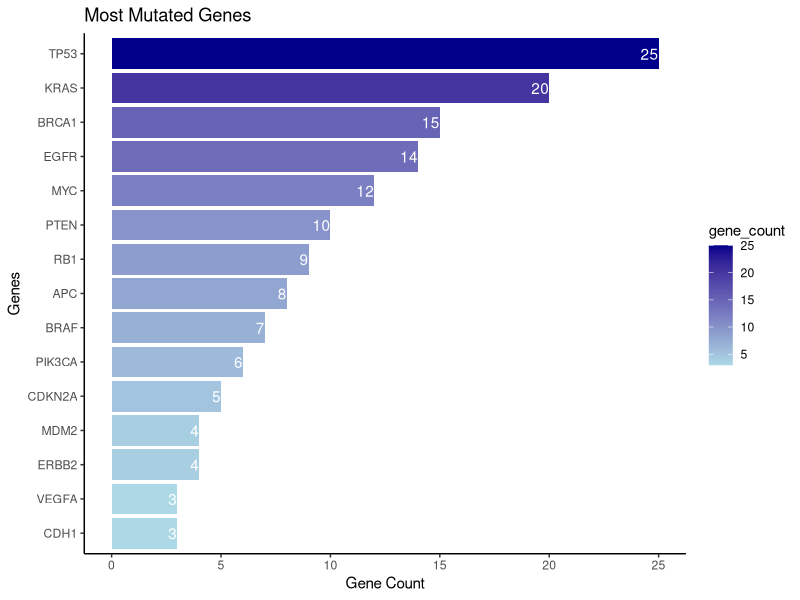
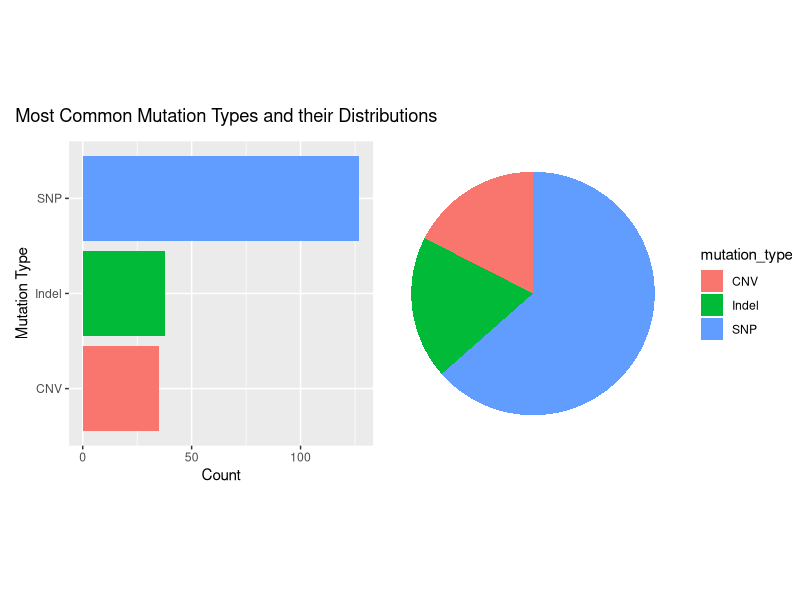
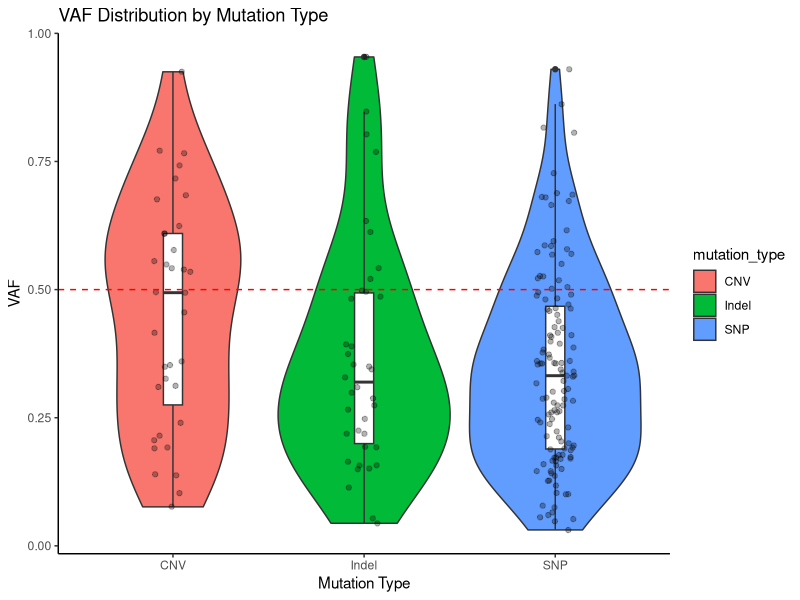
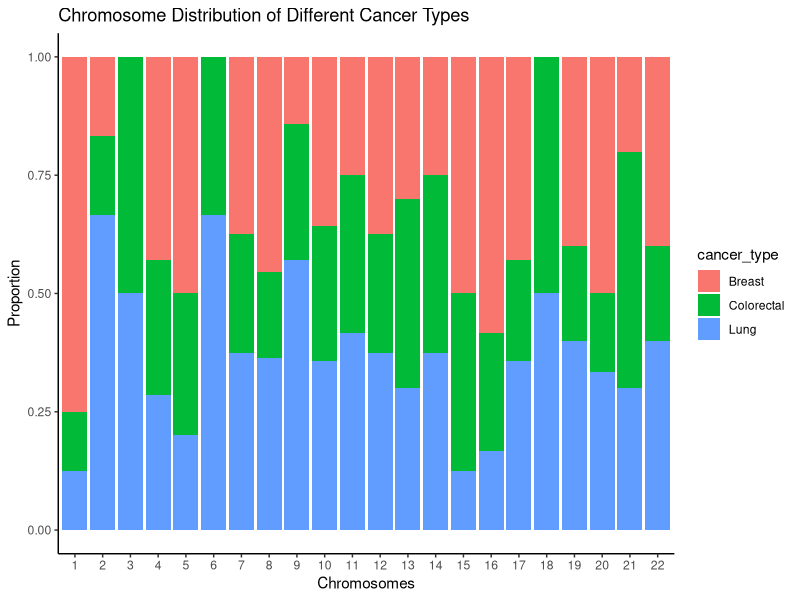
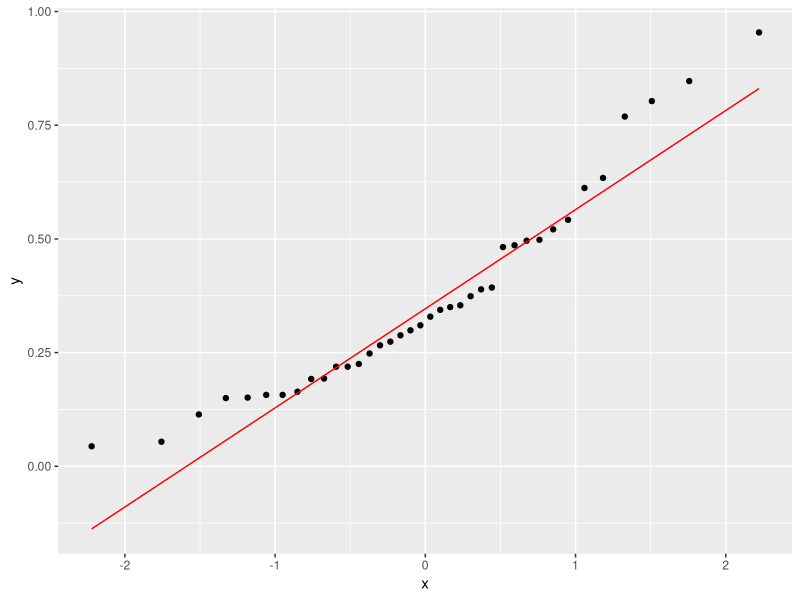
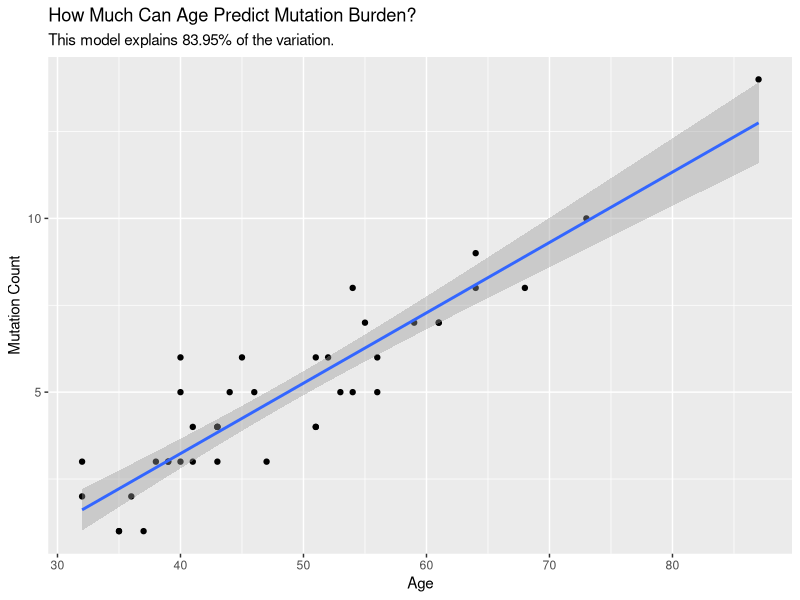
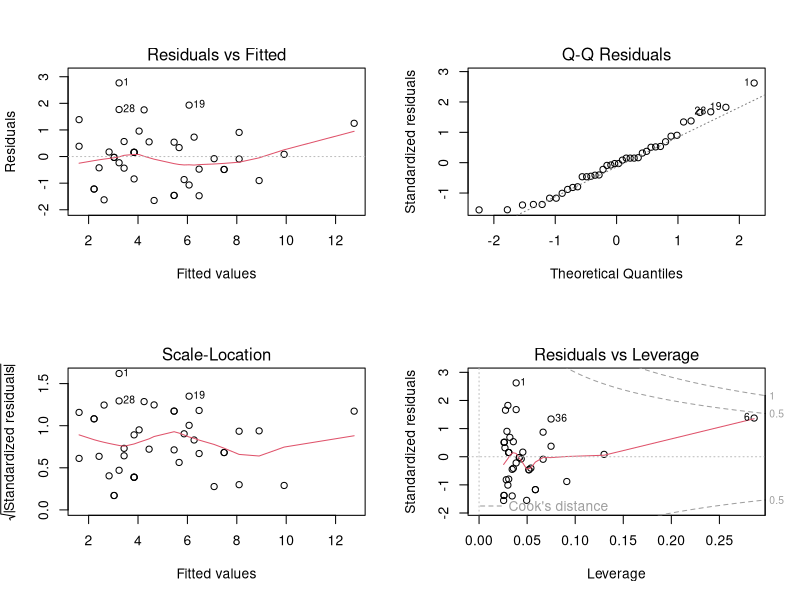
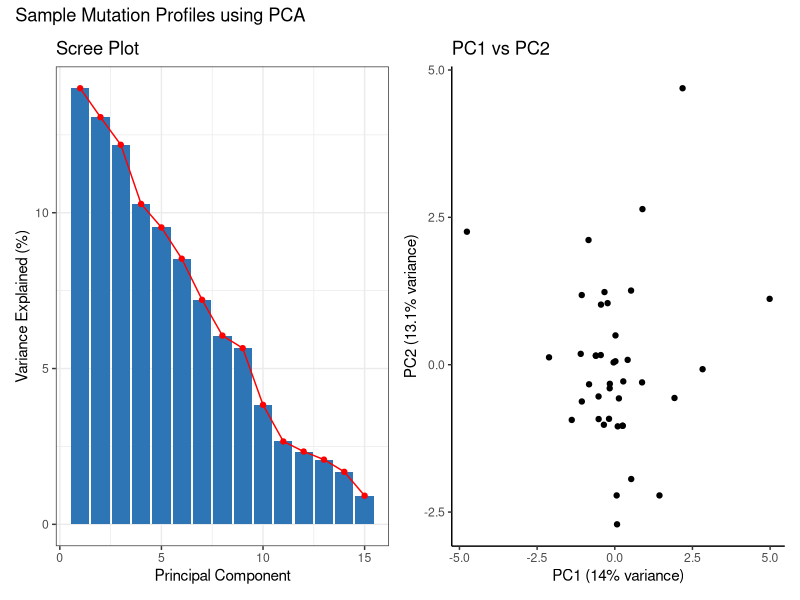

Generate these figures, in order, with R:
library(tidyverse)
library(patchwork)

# Set seed for reproducibility
set.seed(99)
n_mutations <- 200

# Create gene pool and mutations dataframe
gene_pool <- c(
  rep("TP53",   25), rep("KRAS",   20), rep("BRCA1",  15),
  rep("EGFR",   14), rep("MYC",    12), rep("PTEN",   10),
  rep("RB1",     9), rep("APC",     8), rep("BRAF",    7),
  rep("PIK3CA",  6), rep("CDKN2A",  5), rep("ERBB2",   4),
  rep("MDM2",    4), rep("VEGFA",   3), rep("CDH1",    3),
  rep("OTHER",  55)
)

mutations <- data.frame(
  mutation_id   = paste0("MUT", 1:n_mutations),
  gene          = sample(gene_pool, n_mutations, replace=FALSE),
  sample_id     = paste0("S", sample(1:40, n_mutations, replace=TRUE)),
  mutation_type = sample(c("SNP","Indel","CNV"),
                         n_mutations, replace=TRUE,
                         prob=c(0.60, 0.25, 0.15)),
  chromosome    = sample(1:22, n_mutations, replace=TRUE),
  vaf           = c(
    rbeta(120, 2, 3),       
    rbeta(50,  1.5, 4),      
    rbeta(30,  3, 2)       
  ),
  cancer_type   = sample(c("Lung","Breast","Colorectal"),
                         n_mutations, replace=TRUE,
                         prob=c(0.40, 0.35, 0.25))
)
gene_pool
mutations

# Make VAF realistic — scale to 0-1
mutations$vaf <- round(mutations$vaf, 3)

head(mutations)
str(mutations)
summary(mutations)

# Basic statistics of the mutations dataframe
cat(sprintf("%s %d", "Total number of mutations:", nrow(mutations)))
cat(sprintf("%s %d", "Total number of genes affected:", length(unique(mutations$gene))))
cat(sprintf("%s %d", "Total number of samples:", length(unique(mutations$sample_id))))

table(mutations$mutation_type)
prop.table(table(mutations$mutation_type)) * 100

mean(mutations$vaf)
median(mutations$vaf)

mutations %>% 
  summarise(
    mean_vaf = mean(vaf),
    .by = mutation_type
  ) %>% 
  print()

# Mutation Type Distribution, plot, and save the file 
type_counts <- mutations %>% 
  filter(gene != "OTHER") %>% 
  summarise(
    gene_count = n(),
    .by = gene
  )
ggplot(type_counts, aes(x = gene_count, y = reorder(gene, gene_count))) +
geom_bar(stat = "identity", aes(fill = gene_count)) +
scale_fill_gradient(low="lightblue", high="darkblue") +
geom_text(aes(label = gene_count), hjust = 1, colour = "white") +
labs(
  title = "Most Mutated Genes",
  x = "Gene Count",
  y = "Genes"
) +
theme_classic()
ggsave(filename = "fig1_top_genes.png", dpi = 300, width = 9, height = 5)

# Mutation Type Distribution
mutation_counts <- mutations %>% 
  count(mutation_type, name = "counts") %>% 
  mutate(
    pct = (counts / sum(counts)) * 100
  )

# Create and combine bar and pie chart for most common mutation types and save
p1 <- ggplot(mutation_counts, aes(mutation_type, counts, fill = mutation_type)) +
  geom_bar(stat = "identity") +
  theme(legend.position = "none") +
  labs(
    x = "Mutation Type",
    y = "Count"
  ) +
  coord_flip()

p2 <- ggplot(mutation_counts, aes(x="", y=pct, fill=mutation_type)) +
  geom_bar(stat="identity", width=1) +
  coord_polar("y") +
  theme_void()
p1 + p2 + plot_annotation(
  title = "Most Common Mutation Types and their Distributions"
  ) +
  plot_layout(guides = "collect")
ggsave(filename = "fig2_mutation_types.png", dpi = 300, height = 5, width = 8)

# Plot VAF distribution by mutation type
ggplot(mutations, aes(x = mutation_type, y = vaf)) +
  geom_violin(aes(fill = mutation_type)) +
  geom_boxplot(width = 0.1) +
  geom_jitter(width = 0.1, alpha = 0.3) +
  geom_hline(yintercept = 0.5, linetype = "dashed", colour = "red") +
  labs(
    title = "VAF Distribution by Mutation Type",
    x = "Mutation Type",
    y = "VAF"
  ) +
  theme_classic()
ggsave(filename = "fig3_vaf_distribution.png", dpi = 300, height = 5, width = 8)

# Plot Chromosome Distribution showing each cancer's proportion
ggplot(mutations, aes(x = factor(chromosome, levels = 1:22), fill = cancer_type)) +
  geom_bar(position = "fill") +
  labs(
    title = "Chromosome Distribution of Different Cancer Types",
    x = "Chromosomes",
    y = "Proportion"
  ) +
  theme_classic()
ggsave(filename = "fig4_chromosome_distribution.png", dpi = 300, height = 5, width = 9)

########## STATISTICAL TESTS #############
# Do SNPs have higher VAF than Indels?
# Testing the normality of the variant types using shapiro-wilk test and visualisation
SNPs <- mutations %>% 
  filter(mutation_type == "SNP")
shapiro.test(SNPs$vaf)

indels <- mutations %>% 
  filter(mutation_type == "Indel")
shapiro.test(indels$vaf)

ggplot(data.frame(x = indels$vaf), aes(sample = x)) +
  stat_qq() +
  stat_qq_line(colour = "red")

wilcox_results <- wilcox.test(SNPs$vaf, indels$vaf)
# Using the wilcox test, as both data are not normally distributed,
# the test shows a W value of 2,366 and a p-value of 0.8572,
# meaning that any observed differences in the mean is most likely sue to chance,
# and hence, we fail to reject the null hypothesis.

# Is mutation type independent of cancer type?
# Using chi_square if a ssignificant relationship exists between mutation type and cancer type
mutation_cancer_table <- table(mutations$mutation_type, mutations$cancer_type)
chisq_results <- chisq.test(mutation_cancer_table)
chisq_results
chisq_results$residuals
chisq_results$expected
# At an X-squared value of 2.0911, df of 4 and p-value of 0.719,
# There is no significant association between the variables.

# Does VAF differ across all three mutation groups?
aov_results <- aov(vaf ~ mutation_type, data = mutations)
TukeyHSD(aov_results)
anova_pvalue <- summary(aov_results)[[1]][["Pr(>F)"]][1]
# the aov results showed a p-value of 0.0276. Tukey's test showed 
# that the pair with a significant difference in means is SNP-CNV.

# Multiple Testing Correction for all the p_values
all_pvals <- c(wilcox_results$p.value, chisq_results$p.value, anova_pvalue)
p.adjust(all_pvals, method="BH")

# After correction, the anova p.value increased from 0.0275 to 0.0827, now making it 
# non-significant. The conclusions of the other two tests remained non-significant, as 
# the p_values were still > 0.05


# Added an age column using the mutation count
sample_data <- mutations %>% 
  summarise(
    mut_count = n(),
    .by = sample_id
  ) %>% 
  mutate(
    age = round(mut_count * 4 + rnorm(40, 30, 5), 0)
  )

# Using a linear regression model to predict how much age affects mutation count
lm_results <- lm(mut_count ~ age, data = sample_data)
lm_rsquared <- round(summary(lm_results)$r.squared * 100, 2)
summary(lm_results)$coefficients

# Visualize the relationship using geom_smooth and save
ggplot(sample_data, aes(x = age, y = mut_count)) +
  geom_point() +
  geom_smooth(method = "lm") +
  labs(
    title = "How Much Can Age Predict Mutation Burden?",
    subtitle = paste0("This model explains ", lm_rsquared, "% of the variation."),
    x = "Age",
    y = "Mutation Count"
  )
ggsave(filename = "fig5_mutation_vs_age.png", dpi = 300, height = 5, width = 8)
# Age significantly predicts mutation burden (β = 0.2205, p < 0.001),
# and explains a large proportion of the variance (R² = 0.8209)

par(mfrow = c(2,2))
plot(lm_results)

# Create a matrix to run principal component analysis
mutation_matrix <- mutations %>% 
  filter(gene != "OTHER") %>% 
  count(sample_id, gene, name="mut_count") %>% 
  pivot_wider(names_from=gene, 
              values_from=mut_count, 
              values_fill=0) %>% 
  column_to_rownames("sample_id")

pca <- prcomp(mutation_matrix, scale. = TRUE)
pca$x
pca$sdev
pca$rotation

# Derive variance explained from the pca result's standard deviation
var_explained <- (pca$sdev^2) / sum(pca$sdev^2) * 100

# Scree Plot
scree_df <- data.frame(
  PC      = 1:length(var_explained),
  variance = var_explained
)

p1 <- ggplot(scree_df, aes(x=PC, y=variance)) +
  geom_bar(stat="identity", fill="#2E75B6") +
  geom_line(colour="red") +
  geom_point(colour="red") +
  labs(title="Scree Plot", 
       x="Principal Component",
       y="Variance Explained (%)") +
  theme_bw()

p2 <- ggplot(data.frame(pca$x), aes(x = PC1, y = PC2)) +
  geom_point() +
  labs(
    title = "PC1 vs PC2",
    x = paste0("PC1 (", round(var_explained[1],1), "% variance)"),
    y = paste0("PC2 (", round(var_explained[2],1), "% variance)")
  ) +
  theme_classic()

p1 + p2 + plot_annotation(
  title = "Sample Mutation Profiles using PCA"
)
ggsave(
  filename = "fig6_pca_sample_mutation_profiles.png",
  dpi = 300, height = 5, width = 9
)
# Which genes contribute most to PC1?
loadings_pc1 <- pca$rotation[,"PC1"]
sort(abs(loadings_pc1), decreasing=TRUE)[1:10]
# These are the 10 genes driving the most variation on PC1
